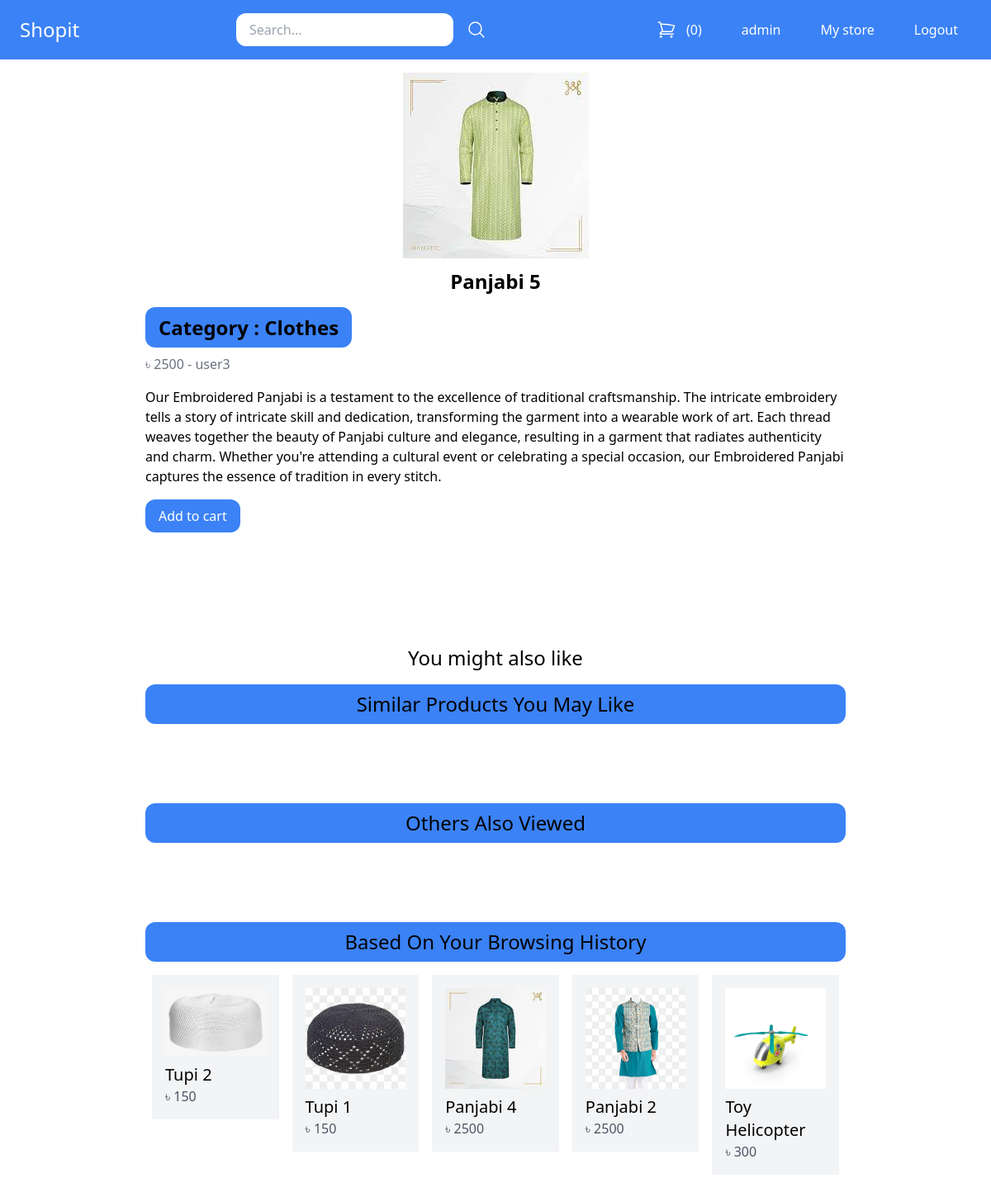
Screenshot of /product/cloth/panjabi-5/ (signed in) with the database file from the repository.
### core/models.py (models this page shows, shortened)
class Product(models.Model):
	DRAFT = 'draft'
	WAITING_APPROVAL = 'waitingapproval'
	ACTIVE = 'active'
	DELETED = 'deleted'
	STATUS_CHOICES = {
		(DRAFT, 'Draft'),
		(WAITING_APPROVAL, 'Waiting approval'),
		(ACTIVE, 'Active'),
		(DELETED, 'Deleted'),
	}
	user = models.ForeignKey(User, related_name='products', on_delete=models.CASCADE)
	category = models.ForeignKey(Category, related_name='products', on_delete=models.CASCADE)
	title = models.CharField(max_length=50)
	slug = models.SlugField(max_length=50)
	description = models.TextField(blank=True)
	tags = models.TextField(default='')
	price = models.PositiveIntegerField()
	image = models.ImageField(upload_to='uploads/product_images', blank=True, null=True)
	thumbnail = models.ImageField(upload_to='uploads/product_images/thumbnail', blank=True, null=True)
	created_at = models.DateTimeField(auto_now_add=True)
	updated_at = models.DateTimeField(auto_now=True)
	status = models.CharField(max_length=50, choices=STATUS_CHOICES, default=ACTIVE)
	average_rating = models.DecimalField(max_digits=3, decimal_places=1, default=0)
	view_count = models.PositiveIntegerField(default=0)
	class Meta:
		ordering = ('-created_at',)
	def get_thumbnail(self):
		if self.thumbnail:
			return self.thumbnail.url

class Category(models.Model):
	title = models.CharField(max_length=50)
	slug = models.SlugField(max_length=50)
	class Meta:
		verbose_name_plural = 'Categories'

### core/views.py (the view)
# urls.py: path('product/<slug:category_slug>/<slug:slug>/', views.product_detail, name='product_detail'),
def product_detail(request, category_slug, slug):
    product = get_object_or_404(Product, slug=slug, status=Product.ACTIVE)
    product.view_count += 1
    product.save()
    UserItemInteraction.objects.create(user=request.user, product=product)
    recommended_products = item_based_collaborative_filtering(product)
    recommended_products2 = user_based_collaborative_filtering(request.user)
    recommended_products3 = content_based_recommendation(request.user, product)
    user_bought_products = UserPurchase.objects.filter(user=request.user, product=product).exists()
    comment_form = CommentForm(request.POST or None)
    rating_form = RatingForm(request.POST or None)
    if request.method == 'POST' and comment_form.is_valid() and user_bought_products:
        comment_text = comment_form.cleaned_data['text']
        Comment.objects.create(user=request.user, product=product, text=comment_text)
    if request.method == 'POST' and rating_form.is_valid() and user_bought_products:
        rating = rating_form.cleaned_data['rating']
        UserRating.objects.update_or_create(user=request.user, product=product, defaults={'rating': rating})
    comments = Comment.objects.filter(product=product)
    ratings = UserRating.objects.filter(product=product)
    average_rating = ratings.aggregate(Avg('rating'))['rating__avg'] or 0
    no_full_stars = int(average_rating)
    full_stars = [1 for x in range(no_full_stars)]
    half_star = average_rating - no_full_stars
    no_empty_stars = 10 - no_full_stars - (half_star > 0)
    empty_stars = [1 for x in range(no_empty_stars)]
    return render(request, 'product_detail.html', {
        'product': product,
        'recommended_products': recommended_products,
        'recommended_products2': recommended_products2,
        'recommended_products3': recommended_products3,
        'user_bought_products': user_bought_products,
        'comment_form': comment_form,
        'comments' : comments,
        'rating_form': rating_form,
        'ratings': ratings,
        'average_rating': average_rating,
        'full_stars': full_stars, 'half_star': half_star, 'empty_stars': empty_stars,
    })

### core/forms.py
class CommentForm(forms.ModelForm):
    class Meta:
        model = Comment
        fields = ['text']
        widgets = {
            'text': forms.Textarea(attrs={
                'placeholder': 'Share your thoughts...',
                'class': 'w-full px-4 py-2 text-gray-700 bg-white border rounded-lg focus:outline-none focus:ring focus:border-blue-300',
                'rows': 3,
            }),
        }

class RatingForm(forms.Form):
    rating = forms.DecimalField(label='Rating', max_digits=3, decimal_places=1, min_value=0, max_value=10)

### core/views.py (called while the page is built)
def preprocess_text(text):
    tokens = word_tokenize(text)
    tokens = [token for token in tokens if token]
    tokens = ['NUM' if token.isdigit() else token for token in tokens]
    tokens = [token.strip() for token in tokens]
    tokens = list(set(tokens))
    return tokens

### core/templates/product_detail.html (shortened to what this page needs)
{% extends 'base.html' %}
{% block content %}
{% if product.image %}
<div class="flex justify-center mb-3">
  <img src="{{ product.image.url }}" alt="Image of {{ product.title }}">
</div>
{% endif %}
<h1 class="text-2xl text-center font-semibold">{{ product.title }}</h1>
<br>
<a href="{% url 'category_detail' product.category.slug %}" class="text-2xl mt-4 text-center px-4 py-2 bg-blue-500 hover:bg-blue-700 rounded-xl font-semibold">Category : {{ product.category.title }}</a>
<p class="text-s mt-4 text-gray-500">
  ৳ {{ product.price }}
  -
  <a href="{% url 'vendor_detail' product.user.id %}">{{ product.user.username }}</a>
</p>
{% if product.description %}
<p class="mt-4">
  {{ product.description }}
</p>
{% endif %}
<a href="{% url 'add_to_cart' product.id %}" class="inline-block mt-4 px-4 py-2 bg-blue-500 hover:bg-blue-700 text-white rounded-xl">Add to cart</a>
<br>
<br>
<br>
<br>
<br>
<br>
<h2 class="mt-4 text-2xl text-center"> You might also like </h2>
<h2 class="mt-4 text-2xl px-4 py-2 bg-blue-500 rounded-xl text-center">Similar Products You May Like </h2>
<br>
<br>
<br>
<h2 class="mt-4 text-2xl px-4 py-2 bg-blue-500 rounded-xl text-center">Others Also Viewed </h2>
<br>
<br>
<br>
<h2 class="mt-4 text-2xl px-4 py-2 bg-blue-500 rounded-xl text-center">Based On Your Browsing History </h2>
<div class="mt-2 flex flex-wrap">
  {% for product in recommended_products3 %}
  <div class="product w-1/5 p-2">
    <div class="p-4 bg-gray-100">
      <a href="{%  url 'product_detail' product.category.slug product.slug %}">
      <div class="image mb-2">
        <img src="{{ product.get_thumbnail }}" alt="Image of {{ product.title }}">
      </div>
      <h2 class="text-xl">{{ product.title }}</h2>
      <p class="text-s text-gray-600">৳ {{ product.price }} </p>
      </a>
    </div>
  </div>
  {% endfor %}
</div>
<br>
{% endblock %}

### core/templates/base.html (shortened to what this page needs)
<!doctype html>
<html>
<head>
  <script src="https://cdn.tailwindcss.com"></script>
</head>
<body>
	<nav class="max-w mx-auto py-4 px-6 flex items-center justify-between bg-blue-500">
		<div class="logo">
			<a href="/" class="text-2xl text-white">Shopit</a>
		</div>
		<div class="search">
			<form method="get" action="/search/" class="flex items-center space-x-4">
				<input type="search" class="py-2 px-4 rounded-xl" name='query' placeholder="Search...">
				<button>
					<svg xmlns="http://www.w3.org/2000/svg" fill="none" viewBox="0 0 24 24" stroke-width="1.5" stroke="currentColor" class="w-6 h-6 text-white">
  				<path stroke-linecap="round" stroke-linejoin="round" d="M21 21l-5.197-5.197m0 0A7.5 7.5 0 105.196 5.196a7.5 7.5 0 0010.607 10.607z" />
					</svg>
				</button>
			</form>
		</div>
		<div class="menu flex items-center space-x-4">
			<a href="{% url 'cart_view' %}" class="flex space-x-3 py-2 px-4 bg-blue-500 hover:bg-blue-700 rounded-xl text-white"> <span>({{ cart|length }})</span></a>
			{% if request.user.is_authenticated %}
				<a href="{% url 'myaccount' %}" class="py-2 px-4 bg-blue-500 hover:bg-blue-700 rounded-xl text-white">{{request.user.username}}</a>
				<a href="{% url 'mystore' %}" class="py-2 px-4 bg-blue-500 hover:bg-blue-700 rounded-xl text-white">My store</a>
				<a href="{% url 'logout' %}" class="py-2 px-4 bg-blue-500 hover:bg-blue-700 rounded-xl text-white">Logout</a>
			{% else %}
				<a href="{% url 'login' %}" class="py-2 px-4 bg-blue-500 hover:bg-blue-700 rounded-xl text-white">Login</a>
			{% endif %}
		</div>
	</nav>
	<div class="max-w-4xl mx-auto py-4 px-6">
		{% block content %}
		{% endblock %}
	</div>
</body>
</html>

### rows the page displays
Product: image (picture), title "Panjabi 5", category "Clothes", price "2500", user.username "user3", description "Our Embroidered Panjabi is a testament to the excellence of traditional craftsmanship. The intricate embroidery tells a story of intricate skill and dedication, transforming the garment into a wearable work of art. Each thread weaves together the beauty of Panjabi culture and elegance, resulting in a garment that radiates authenticity and charm. Whether you're attending a cultural event or celebrating a special occasion, our Embroidered Panjabi captures the essence of tradition in every stitch."
Product: get_thumbnail (picture), title "Tupi 2", price "150"
Product: get_thumbnail (picture), title "Tupi 1", price "150"
Product: get_thumbnail (picture), title "Panjabi 4", price "2500"
Product: get_thumbnail (picture), title "Panjabi 2", price "2500"
Product: get_thumbnail (picture), title "Toy Helicopter", price "300"

### other values shown
{{ cart|length }} "0"
{{ request.user.username }} "admin"
